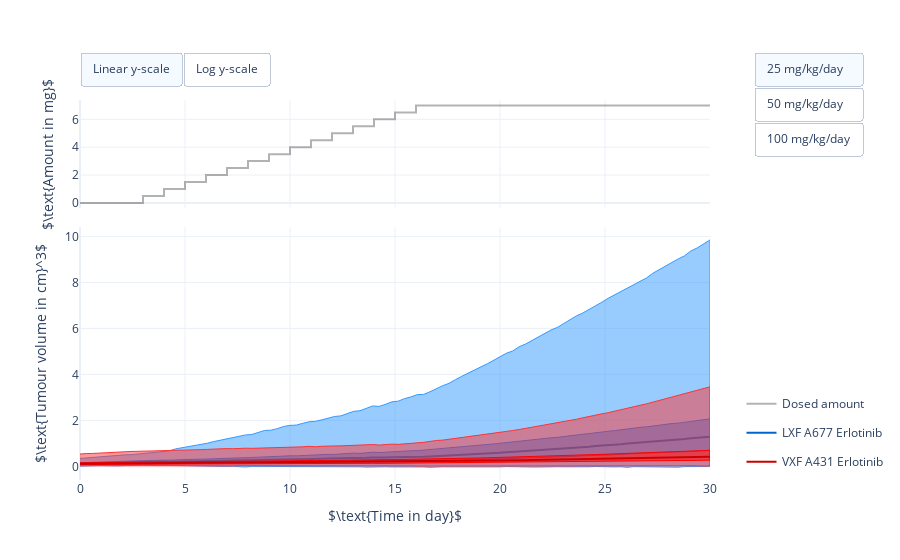

The code cell stored with this chart in its notebook:
### Code cell
#
# Illustrate population PKPD simulation.
#
# Needs above defined dosing regimens, percentiles, times, simulation results,
# and the population size:
# [dosing_regimens, percentiles, times, population_results, N]
#

# import plotly.io
import plotly.graph_objects as go
from plotly.subplots import make_subplots


# Create figure
#fig = go.Figure()
fig = make_subplots(rows=2, cols=1, shared_xaxes=True, row_heights=[0.3, 0.7], vertical_spacing=0.05)

# Plot simulations for different dosing strategies
for dose_id, dose_series in enumerate(dosing_time_series):
    # Plot administered drug
    fig.add_trace(
        go.Scatter(
            x=dose_series[0, :],
            y=dose_series[1, :],
            name="Dosed amount",
            hovertemplate=
                    "<b></b>Cumulative amount of compound<br>" +
                    "Time: %{x:.0f} day<br>" +
                    "Amount: %{y:.01f} mg<br>" +
                    "<extra></extra>",
            line=dict(color='rgb(0, 0, 0)'),
            mode='lines',
            opacity=0.3,
            visible = dose_id == 0),  # Only show first dosing regimen
        row=1,
        col=1)

    # Plot data LXF A677 Erlotinib
    # Plot 0th percentile to 100th precentile
    fig.add_trace(
        go.Scatter(
            x=np.hstack([times,times[::-1]]),
            y=np.hstack([
                population_results[0, dose_id, 0, :], 
                population_results[0, dose_id, 4, ::-1]]),
            line=dict(width=1, color='rgb(51, 153, 255)'),
            fill='toself',
            legendgroup="LXF A677 Erlotinib",
            name="0th to 100th percentile",
            hoverinfo='name',
            showlegend=False,
            visible = dose_id == 0),  # Only show first dosing regimen
        row=2,
        col=1)

    # Plot 25th percentile to 75th precentile
    fig.add_trace(
        go.Scatter(
            x=np.hstack([times,times[::-1]]),
            y=np.hstack([
                population_results[0, dose_id, 1, :], 
                population_results[0, dose_id, 3, ::-1]]),
            line=dict(width=1, color='rgb(0, 128, 255)'),
            fill='toself',
            legendgroup="LXF A677 Erlotinib",
            name="25th to 75th percentile",
            hoverinfo='name',
            showlegend=False,
            visible = dose_id == 0),  # Only show first dosing regimen
        row=2,
        col=1)

    # Plot Median
    fig.add_trace(
        go.Scatter(
            x=times,
            y=population_results[0, dose_id, 2, :],
            legendgroup="LXF A677 Erlotinib",
            name="LXF A677 Erlotinib",
            hovertemplate=
                    "<b></b>Median<br>" +
                    "Population size: %d<br>" % N +
                    "Time: %{x:.02f} day<br>" +
                    "Tumour volume: %{y:.02f} cm^3<br>" +
                    "<extra></extra>",
            line=dict(color='rgb(0, 102, 204)'),
            visible = dose_id == 0),  # Only show first dosing regimen
        row=2,
        col=1)

    # Plot data VXF A431 Erlotinib
    # Plot 0th percentile to 100th precentile
    fig.add_trace(
        go.Scatter(
            x=np.hstack([times,times[::-1]]),
            y=np.hstack([
                population_results[1, dose_id, 0, :], 
                population_results[1, dose_id, 4, ::-1]]),
            line=dict(width=1, color='rgb(255, 51, 51)'),
            fill='toself',
            legendgroup="VXF A431 Erlotinib",
            name="0th to 100th percentile",
            hoverinfo='name',
            showlegend=False,
            visible = dose_id == 0),  # Only show first dosing regimen
        row=2,
        col=1)

    # Plot 25th percentile to 75th precentile
    fig.add_trace(
        go.Scatter(
            x=np.hstack([times,times[::-1]]),
            y=np.hstack([
                population_results[1, dose_id, 1, :], 
                population_results[1, dose_id, 3, ::-1]]),
            line=dict(width=1, color='rgb(255, 0, 0)'),
            fill='toself',
            legendgroup="VXF A431 Erlotinib",
            name="25th to 75th percentile",
            hoverinfo='name',
            showlegend=False,
            visible = dose_id == 0),  # Only show first dosing regimen
        row=2,
        col=1)

    # Plot Median
    fig.add_trace(
        go.Scatter(
            x=times,
            y=population_results[1, dose_id, 2, :],
            legendgroup="VXF A431 Erlotinib",
            name="VXF A431 Erlotinib",
            hovertemplate=
                    "<b></b>Median<br>" +
                    "Population size: %d<br>" % N +
                    "Time: %{x:.02f} day<br>" +
                    "Tumour volume: %{y:.02f} cm^3<br>" +
                    "<extra></extra>",
            line=dict(color='rgb(204, 0, 0)'),
            visible = dose_id == 0),  # Only show first dosing regimen
        row=2,
        col=1)

# Set figure size
fig.update_layout(
    autosize=True,
    template="plotly_white")

# Set X axis label
fig.update_xaxes(title_text=r'$\text{Time in day}$', row=2, col=1)

# Set Y axes labels
fig.update_yaxes(title_text=r'$\text{Tumour volume in cm}^3$', row=2, col=1)
fig.update_yaxes(title_text=r'$\text{Amount in mg}$', row=1, col=1)

# Add switch between linear and log y-scale, and switches between dosing regimens
fig.update_layout(
    updatemenus=[
        dict(
            type = "buttons",
            direction = "right",
            buttons=list([
                dict(
                    args=[{"yaxis2.type": "linear"}],
                    label="Linear y-scale",
                    method="relayout"
                ),
                dict(
                    args=[{"yaxis2.type": "log"}],
                    label="Log y-scale",
                    method="relayout"
                )
            ]),
            pad={"r": 0, "t": -10},
            showactive=True,
            x=0.0,
            xanchor="left",
            y=1.1,
            yanchor="top"
        ),
        dict(
            type = "buttons",
            direction = "down",
            buttons=list([
                dict(
                    args=[{"visible": [True]*7 + [False]*7 + [False]*7}],
                    label="25 mg/kg/day",
                    method="restyle"
                ),
                dict(
                    args=[{"visible": [False]*7 + [True]*7 + [False]*7}],
                    label="50 mg/kg/day",
                    method="restyle"
                ),
                dict(
                    args=[{"visible": [False]*7 + [False]*7 + [True]*7}],
                    label="100 mg/kg/day",
                    method="restyle"
                )
            ]),
            pad={"r": 0, "t": -10},
            showactive=True,
            x=1.07,
            xanchor="left",
            y=1.1,
            yanchor="top"
        ),
    ]
)

# Position legend
fig.update_layout(legend=dict(
    yanchor="bottom",
    y=0.01,
    xanchor="left",
    x=1.05))

# Show figure
fig.show()

### Figure 1 — Plotly figure (JSON) as saved in the notebook; plotly's stock layout.template omitted (floating-point values rounded to 4 significant figures; data arrays with more than 128 entries replaced by an {"elided": "..."} marker saying what was removed)
{"data": [{"hovertemplate": "<b></b>Cumulative amount of compound<br>Time: %{x:.0f} day<br>Amount: %{y:.01f} mg<br><extra></extra>", "line": {"color": "rgb(0, 0, 0)"}, "mode": "lines", "name": "Dosed amount", "opacity": 0.3, "type": "scatter", "visible": true, "x": [0, 3, 3.001, 4, 4.001, 5, 5.001, 6, 6.001, 7, 7.001, 8, 8.001, 9, 9.001, 10, 10.0, 11, 11.0, 12, 12.0, 13, 13.0, 14, 14.0, 15, 15.0, 16, 16.0, 30], "xaxis": "x", "y": [0, 0, 0.5, 0.5, 1, 1, 1.5, 1.5, 2, 2, 2.5, 2.5, 3, 3, 3.5, 3.5, 4, 4, 4.5, 4.5, 5, 5, 5.5, 5.5, 6, 6, 6.5, 6.5, 7, 7], "yaxis": "y"}, {"fill": "toself", "hoverinfo": "name", "legendgroup": "LXF A677 Erlotinib", "line": {"color": "rgb(51, 153, 255)", "width": 1}, "name": "0th to 100th percentile", "showlegend": false, "type": "scatter", "visible": true, "x": {"elided": "200 float values"}, "xaxis": "x2", "y": {"elided": "200 float values"}, "yaxis": "y2"}, {"fill": "toself", "hoverinfo": "name", "legendgroup": "LXF A677 Erlotinib", "line": {"color": "rgb(0, 128, 255)", "width": 1}, "name": "25th to 75th percentile", "showlegend": false, "type": "scatter", "visible": true, "x": {"elided": "200 float values"}, "xaxis": "x2", "y": {"elided": "200 float values"}, "yaxis": "y2"}, {"hovertemplate": "<b></b>Median<br>Population size: 1000<br>Time: %{x:.02f} day<br>Tumour volume: %{y:.02f} cm^3<br><extra></extra>", "legendgroup": "LXF A677 Erlotinib", "line": {"color": "rgb(0, 102, 204)"}, "name": "LXF A677 Erlotinib", "type": "scatter", "visible": true, "x": [0, 0.303, 0.6061, 0.9091, 1.212, 1.515, 1.818, 2.121, 2.424, 2.727, 3.03, 3.333, 3.636, 3.939, 4.242, 4.545, 4.848, 5.152, 5.455, 5.758, 6.061, 6.364, 6.667, 6.97, 7.273, 7.576, 7.879, 8.182, 8.485, 8.788, 9.091, 9.394, 9.697, 10, 10.3, 10.61, 10.91, 11.21, 11.52, 11.82, 12.12, 12.42, 12.73, 13.03, 13.33, 13.64, 13.94, 14.24, 14.55, 14.85, 15.15, 15.45, 15.76, 16.06, 16.36, 16.67, 16.97, 17.27, 17.58, 17.88, 18.18, 18.48, 18.79, 19.09, 19.39, 19.7, 20, 20.3, 20.61, 20.91, 21.21, 21.52, 21.82, 22.12, 22.42, 22.73, 23.03, 23.33, 23.64, 23.94, 24.24, 24.55, 24.85, 25.15, 25.45, 25.76, 26.06, 26.36, 26.67, 26.97, 27.27, 27.58, 27.88, 28.18, 28.48, 28.79, 29.09, 29.39, 29.7, 30], "xaxis": "x2", "y": [0.1218, 0.1305, 0.136, 0.1428, 0.1499, 0.1556, 0.1664, 0.1751, 0.1825, 0.1911, 0.1934, 0.1957, 0.2017, 0.2104, 0.206, 0.2123, 0.2232, 0.2202, 0.2233, 0.2334, 0.2414, 0.2394, 0.2481, 0.2535, 0.2536, 0.262, 0.2724, 0.2742, 0.2771, 0.2866, 0.2889, 0.2938, 0.301, 0.312, 0.309, 0.3125, 0.3282, 0.3225, 0.332, 0.3406, 0.3421, 0.3468, 0.3538, 0.3654, 0.3641, 0.3725, 0.3846, 0.3755, 0.386, 0.4005, 0.3979, 0.4037, 0.4143, 0.4223, 0.4192, 0.4295, 0.4425, 0.454, 0.4714, 0.4868, 0.5022, 0.5172, 0.5358, 0.5563, 0.5702, 0.5866, 0.5993, 0.621, 0.6374, 0.6554, 0.6718, 0.698, 0.7114, 0.7342, 0.7487, 0.7689, 0.7859, 0.8002, 0.8259, 0.8421, 0.8582, 0.8861, 0.9006, 0.9167, 0.9385, 0.9671, 0.9936, 1.009, 1.03, 1.055, 1.082, 1.105, 1.121, 1.152, 1.17, 1.191, 1.226, 1.25, 1.269, 1.291], "yaxis": "y2"}, {"fill": "toself", "hoverinfo": "name", "legendgroup": "VXF A431 Erlotinib", "line": {"color": "rgb(255, 51, 51)", "width": 1}, "name": "0th to 100th percentile", "showlegend": false, "type": "scatter", "visible": true, "x": {"elided": "200 float values"}, "xaxis": "x2", "y": {"elided": "200 float values"}, "yaxis": "y2"}, {"fill": "toself", "hoverinfo": "name", "legendgroup": "VXF A431 Erlotinib", "line": {"color": "rgb(255, 0, 0)", "width": 1}, "name": "25th to 75th percentile", "showlegend": false, "type": "scatter", "visible": true, "x": {"elided": "200 float values"}, "xaxis": "x2", "y": {"elided": "200 float values"}, "yaxis": "y2"}, {"hovertemplate": "<b></b>Median<br>Population size: 1000<br>Time: %{x:.02f} day<br>Tumour volume: %{y:.02f} cm^3<br><extra></extra>", "legendgroup": "VXF A431 Erlotinib", "line": {"color": "rgb(204, 0, 0)"}, "name": "VXF A431 Erlotinib", "type": "scatter", "visible": true, "x": [0, 0.303, 0.6061, 0.9091, 1.212, 1.515, 1.818, 2.121, 2.424, 2.727, 3.03, 3.333, 3.636, 3.939, 4.242, 4.545, 4.848, 5.152, 5.455, 5.758, 6.061, 6.364, 6.667, 6.97, 7.273, 7.576, 7.879, 8.182, 8.485, 8.788, 9.091, 9.394, 9.697, 10, 10.3, 10.61, 10.91, 11.21, 11.52, 11.82, 12.12, 12.42, 12.73, 13.03, 13.33, 13.64, 13.94, 14.24, 14.55, 14.85, 15.15, 15.45, 15.76, 16.06, 16.36, 16.67, 16.97, 17.27, 17.58, 17.88, 18.18, 18.48, 18.79, 19.09, 19.39, 19.7, 20, 20.3, 20.61, 20.91, 21.21, 21.52, 21.82, 22.12, 22.42, 22.73, 23.03, 23.33, 23.64, 23.94, 24.24, 24.55, 24.85, 25.15, 25.45, 25.76, 26.06, 26.36, 26.67, 26.97, 27.27, 27.58, 27.88, 28.18, 28.48, 28.79, 29.09, 29.39, 29.7, 30], "xaxis": "x2", "y": [0.1149, 0.1171, 0.1186, 0.1214, 0.1231, 0.1251, 0.1277, 0.1302, 0.1324, 0.1358, 0.1364, 0.1367, 0.1381, 0.1418, 0.1403, 0.1422, 0.1445, 0.1452, 0.1452, 0.1487, 0.1501, 0.1484, 0.1519, 0.1557, 0.1549, 0.1568, 0.1589, 0.1596, 0.1616, 0.1637, 0.1644, 0.1659, 0.1696, 0.1729, 0.1721, 0.1734, 0.1756, 0.1765, 0.1783, 0.1796, 0.1819, 0.1827, 0.1851, 0.188, 0.1865, 0.1882, 0.1919, 0.1914, 0.195, 0.1989, 0.1987, 0.1997, 0.2034, 0.2056, 0.205, 0.2109, 0.2124, 0.2167, 0.2206, 0.2244, 0.2285, 0.2322, 0.2373, 0.2406, 0.2438, 0.2469, 0.2509, 0.2569, 0.2604, 0.265, 0.2695, 0.2749, 0.2797, 0.2843, 0.2887, 0.293, 0.2992, 0.3029, 0.3082, 0.3143, 0.3176, 0.3224, 0.3276, 0.3321, 0.3396, 0.3417, 0.3473, 0.354, 0.3599, 0.365, 0.3709, 0.3753, 0.3814, 0.388, 0.3946, 0.4015, 0.4049, 0.4116, 0.4214, 0.4248], "yaxis": "y2"}, {"hovertemplate": "<b></b>Cumulative amount of compound<br>Time: %{x:.0f} day<br>Amount: %{y:.01f} mg<br><extra></extra>", "line": {"color": "rgb(0, 0, 0)"}, "mode": "lines", "name": "Dosed amount", "opacity": 0.3, "type": "scatter", "visible": false, "x": [0, 3, 3.001, 4, 4.001, 5, 5.001, 6, 6.001, 7, 7.001, 8, 8.001, 9, 9.001, 10, 10.0, 11, 11.0, 12, 12.0, 13, 13.0, 14, 14.0, 15, 15.0, 16, 16.0, 30], "xaxis": "x", "y": [0, 0, 1, 1, 2, 2, 3, 3, 4, 4, 5, 5, 6, 6, 7, 7, 8, 8, 9, 9, 10, 10, 11, 11, 12, 12, 13, 13, 14, 14], "yaxis": "y"}, {"fill": "toself", "hoverinfo": "name", "legendgroup": "LXF A677 Erlotinib", "line": {"color": "rgb(51, 153, 255)", "width": 1}, "name": "0th to 100th percentile", "showlegend": false, "type": "scatter", "visible": false, "x": {"elided": "200 float values"}, "xaxis": "x2", "y": {"elided": "200 float values"}, "yaxis": "y2"}, {"fill": "toself", "hoverinfo": "name", "legendgroup": "LXF A677 Erlotinib", "line": {"color": "rgb(0, 128, 255)", "width": 1}, "name": "25th to 75th percentile", "showlegend": false, "type": "scatter", "visible": false, "x": {"elided": "200 float values"}, "xaxis": "x2", "y": {"elided": "200 float values"}, "yaxis": "y2"}, {"hovertemplate": "<b></b>Median<br>Population size: 1000<br>Time: %{x:.02f} day<br>Tumour volume: %{y:.02f} cm^3<br><extra></extra>", "legendgroup": "LXF A677 Erlotinib", "line": {"color": "rgb(0, 102, 204)"}, "name": "LXF A677 Erlotinib", "type": "scatter", "visible": false, "x": [0, 0.303, 0.6061, 0.9091, 1.212, 1.515, 1.818, 2.121, 2.424, 2.727, 3.03, 3.333, 3.636, 3.939, 4.242, 4.545, 4.848, 5.152, 5.455, 5.758, 6.061, 6.364, 6.667, 6.97, 7.273, 7.576, 7.879, 8.182, 8.485, 8.788, 9.091, 9.394, 9.697, 10, 10.3, 10.61, 10.91, 11.21, 11.52, 11.82, 12.12, 12.42, 12.73, 13.03, 13.33, 13.64, 13.94, 14.24, 14.55, 14.85, 15.15, 15.45, 15.76, 16.06, 16.36, 16.67, 16.97, 17.27, 17.58, 17.88, 18.18, 18.48, 18.79, 19.09, 19.39, 19.7, 20, 20.3, 20.61, 20.91, 21.21, 21.52, 21.82, 22.12, 22.42, 22.73, 23.03, 23.33, 23.64, 23.94, 24.24, 24.55, 24.85, 25.15, 25.45, 25.76, 26.06, 26.36, 26.67, 26.97, 27.27, 27.58, 27.88, 28.18, 28.48, 28.79, 29.09, 29.39, 29.7, 30], "xaxis": "x2", "y": [0.1239, 0.1303, 0.1372, 0.1434, 0.1498, 0.1582, 0.1656, 0.1715, 0.1791, 0.188, 0.1972, 0.1819, 0.1885, 0.1959, 0.1822, 0.1855, 0.1954, 0.187, 0.1856, 0.1949, 0.1996, 0.1888, 0.1982, 0.2042, 0.1931, 0.1976, 0.2086, 0.1977, 0.2018, 0.2099, 0.2086, 0.2018, 0.2092, 0.2155, 0.205, 0.2107, 0.2205, 0.2098, 0.2121, 0.2177, 0.2129, 0.2127, 0.2213, 0.2283, 0.2163, 0.219, 0.2287, 0.2147, 0.2252, 0.2291, 0.2221, 0.2271, 0.2351, 0.2342, 0.223, 0.2304, 0.2407, 0.2439, 0.2647, 0.2726, 0.2829, 0.2931, 0.3004, 0.3119, 0.3285, 0.3365, 0.3495, 0.3665, 0.3781, 0.391, 0.4041, 0.4113, 0.4338, 0.4402, 0.457, 0.4645, 0.4799, 0.4985, 0.5116, 0.5255, 0.5458, 0.5532, 0.574, 0.5921, 0.6029, 0.6237, 0.6395, 0.6528, 0.6714, 0.6754, 0.7049, 0.7253, 0.7409, 0.7582, 0.773, 0.791, 0.8099, 0.8279, 0.8573, 0.8683], "yaxis": "y2"}, {"fill": "toself", "hoverinfo": "name", "legendgroup": "VXF A431 Erlotinib", "line": {"color": "rgb(255, 51, 51)", "width": 1}, "name": "0th to 100th percentile", "showlegend": false, "type": "scatter", "visible": false, "x": {"elided": "200 float values"}, "xaxis": "x2", "y": {"elided": "200 float values"}, "yaxis": "y2"}, {"fill": "toself", "hoverinfo": "name", "legendgroup": "VXF A431 Erlotinib", "line": {"color": "rgb(255, 0, 0)", "width": 1}, "name": "25th to 75th percentile", "showlegend": false, "type": "scatter", "visible": false, "x": {"elided": "200 float values"}, "xaxis": "x2", "y": {"elided": "200 float values"}, "yaxis": "y2"}, {"hovertemplate": "<b></b>Median<br>Population size: 1000<br>Time: %{x:.02f} day<br>Tumour volume: %{y:.02f} cm^3<br><extra></extra>", "legendgroup": "VXF A431 Erlotinib", "line": {"color": "rgb(204, 0, 0)"}, "name": "VXF A431 Erlotinib", "type": "scatter", "visible": false, "x": [0, 0.303, 0.6061, 0.9091, 1.212, 1.515, 1.818, 2.121, 2.424, 2.727, 3.03, 3.333, 3.636, 3.939, 4.242, 4.545, 4.848, 5.152, 5.455, 5.758, 6.061, 6.364, 6.667, 6.97, 7.273, 7.576, 7.879, 8.182, 8.485, 8.788, 9.091, 9.394, 9.697, 10, 10.3, 10.61, 10.91, 11.21, 11.52, 11.82, 12.12, 12.42, 12.73, 13.03, 13.33, 13.64, 13.94, 14.24, 14.55, 14.85, 15.15, 15.45, 15.76, 16.06, 16.36, 16.67, 16.97, 17.27, 17.58, 17.88, 18.18, 18.48, 18.79, 19.09, 19.39, 19.7, 20, 20.3, 20.61, 20.91, 21.21, 21.52, 21.82, 22.12, 22.42, 22.73, 23.03, 23.33, 23.64, 23.94, 24.24, 24.55, 24.85, 25.15, 25.45, 25.76, 26.06, 26.36, 26.67, 26.97, 27.27, 27.58, 27.88, 28.18, 28.48, 28.79, 29.09, 29.39, 29.7, 30], "xaxis": "x2", "y": [0.1143, 0.1162, 0.119, 0.1211, 0.123, 0.1252, 0.127, 0.1302, 0.1322, 0.1343, 0.136, 0.1329, 0.1349, 0.1375, 0.1332, 0.1349, 0.1362, 0.1354, 0.1357, 0.138, 0.1376, 0.1365, 0.1381, 0.1413, 0.1379, 0.1403, 0.1426, 0.1381, 0.1405, 0.1418, 0.1407, 0.1406, 0.1428, 0.1444, 0.1419, 0.145, 0.1442, 0.1425, 0.1446, 0.1462, 0.1449, 0.1441, 0.1471, 0.1492, 0.1449, 0.1453, 0.1512, 0.1484, 0.1498, 0.1513, 0.1507, 0.1495, 0.1535, 0.1535, 0.1524, 0.1529, 0.1553, 0.1593, 0.1613, 0.1634, 0.1675, 0.17, 0.1728, 0.1764, 0.1793, 0.1821, 0.1848, 0.1879, 0.1907, 0.1949, 0.1986, 0.2004, 0.2042, 0.2082, 0.2135, 0.2143, 0.2195, 0.2232, 0.2283, 0.2317, 0.2368, 0.239, 0.2424, 0.2478, 0.2543, 0.2592, 0.2639, 0.2657, 0.271, 0.2749, 0.282, 0.2883, 0.2894, 0.2956, 0.2978, 0.3063, 0.308, 0.3149, 0.318, 0.3249], "yaxis": "y2"}, {"hovertemplate": "<b></b>Cumulative amount of compound<br>Time: %{x:.0f} day<br>Amount: %{y:.01f} mg<br><extra></extra>", "line": {"color": "rgb(0, 0, 0)"}, "mode": "lines", "name": "Dosed amount", "opacity": 0.3, "type": "scatter", "visible": false, "x": [0, 3, 3.001, 4, 4.001, 5, 5.001, 6, 6.001, 7, 7.001, 8, 8.001, 9, 9.001, 10, 10.0, 11, 11.0, 12, 12.0, 13, 13.0, 14, 14.0, 15, 15.0, 16, 16.0, 30], "xaxis": "x", "y": [0, 0, 2, 2, 4, 4, 6, 6, 8, 8, 10, 10, 12, 12, 14, 14, 16, 16, 18, 18, 20, 20, 22, 22, 24, 24, 26, 26, 28, 28], "yaxis": "y"}, {"fill": "toself", "hoverinfo": "name", "legendgroup": "LXF A677 Erlotinib", "line": {"color": "rgb(51, 153, 255)", "width": 1}, "name": "0th to 100th percentile", "showlegend": false, "type": "scatter", "visible": false, "x": {"elided": "200 float values"}, "xaxis": "x2", "y": {"elided": "200 float values"}, "yaxis": "y2"}, {"fill": "toself", "hoverinfo": "name", "legendgroup": "LXF A677 Erlotinib", "line": {"color": "rgb(0, 128, 255)", "width": 1}, "name": "25th to 75th percentile", "showlegend": false, "type": "scatter", "visible": false, "x": {"elided": "200 float values"}, "xaxis": "x2", "y": {"elided": "200 float values"}, "yaxis": "y2"}, {"hovertemplate": "<b></b>Median<br>Population size: 1000<br>Time: %{x:.02f} day<br>Tumour volume: %{y:.02f} cm^3<br><extra></extra>", "legendgroup": "LXF A677 Erlotinib", "line": {"color": "rgb(0, 102, 204)"}, "name": "LXF A677 Erlotinib", "type": "scatter", "visible": false, "x": [0, 0.303, 0.6061, 0.9091, 1.212, 1.515, 1.818, 2.121, 2.424, 2.727, 3.03, 3.333, 3.636, 3.939, 4.242, 4.545, 4.848, 5.152, 5.455, 5.758, 6.061, 6.364, 6.667, 6.97, 7.273, 7.576, 7.879, 8.182, 8.485, 8.788, 9.091, 9.394, 9.697, 10, 10.3, 10.61, 10.91, 11.21, 11.52, 11.82, 12.12, 12.42, 12.73, 13.03, 13.33, 13.64, 13.94, 14.24, 14.55, 14.85, 15.15, 15.45, 15.76, 16.06, 16.36, 16.67, 16.97, 17.27, 17.58, 17.88, 18.18, 18.48, 18.79, 19.09, 19.39, 19.7, 20, 20.3, 20.61, 20.91, 21.21, 21.52, 21.82, 22.12, 22.42, 22.73, 23.03, 23.33, 23.64, 23.94, 24.24, 24.55, 24.85, 25.15, 25.45, 25.76, 26.06, 26.36, 26.67, 26.97, 27.27, 27.58, 27.88, 28.18, 28.48, 28.79, 29.09, 29.39, 29.7, 30], "xaxis": "x2", "y": [0.1235, 0.1302, 0.1375, 0.142, 0.1491, 0.1601, 0.1633, 0.1745, 0.1811, 0.189, 0.1912, 0.1607, 0.1634, 0.1693, 0.1477, 0.1453, 0.1542, 0.1358, 0.1323, 0.1397, 0.1359, 0.1216, 0.1262, 0.1309, 0.111, 0.1133, 0.1172, 0.1087, 0.1036, 0.108, 0.1012, 0.09432, 0.09756, 0.1013, 0.08704, 0.08859, 0.09418, 0.08182, 0.08602, 0.08693, 0.08176, 0.07716, 0.07877, 0.08256, 0.0723, 0.07171, 0.0791, 0.06677, 0.06682, 0.07139, 0.06317, 0.06278, 0.06479, 0.06419, 0.05639, 0.06237, 0.06525, 0.06658, 0.07191, 0.0755, 0.07723, 0.07961, 0.08281, 0.09061, 0.09785, 0.1026, 0.1069, 0.1091, 0.1126, 0.1252, 0.1332, 0.1341, 0.138, 0.1425, 0.1522, 0.1582, 0.1661, 0.1741, 0.1801, 0.1816, 0.1977, 0.2055, 0.2061, 0.2242, 0.2283, 0.2411, 0.2486, 0.2541, 0.2719, 0.2738, 0.2841, 0.2938, 0.3065, 0.3156, 0.3286, 0.3404, 0.352, 0.3625, 0.3793, 0.3795], "yaxis": "y2"}, {"fill": "toself", "hoverinfo": "name", "legendgroup": "VXF A431 Erlotinib", "line": {"color": "rgb(255, 51, 51)", "width": 1}, "name": "0th to 100th percentile", "showlegend": false, "type": "scatter", "visible": false, "x": {"elided": "200 float values"}, "xaxis": "x2", "y": {"elided": "200 float values"}, "yaxis": "y2"}, {"fill": "toself", "hoverinfo": "name", "legendgroup": "VXF A431 Erlotinib", "line": {"color": "rgb(255, 0, 0)", "width": 1}, "name": "25th to 75th percentile", "showlegend": false, "type": "scatter", "visible": false, "x": {"elided": "200 float values"}, "xaxis": "x2", "y": {"elided": "200 float values"}, "yaxis": "y2"}, {"hovertemplate": "<b></b>Median<br>Population size: 1000<br>Time: %{x:.02f} day<br>Tumour volume: %{y:.02f} cm^3<br><extra></extra>", "legendgroup": "VXF A431 Erlotinib", "line": {"color": "rgb(204, 0, 0)"}, "name": "VXF A431 Erlotinib", "type": "scatter", "visible": false, "x": [0, 0.303, 0.6061, 0.9091, 1.212, 1.515, 1.818, 2.121, 2.424, 2.727, 3.03, 3.333, 3.636, 3.939, 4.242, 4.545, 4.848, 5.152, 5.455, 5.758, 6.061, 6.364, 6.667, 6.97, 7.273, 7.576, 7.879, 8.182, 8.485, 8.788, 9.091, 9.394, 9.697, 10, 10.3, 10.61, 10.91, 11.21, 11.52, 11.82, 12.12, 12.42, 12.73, 13.03, 13.33, 13.64, 13.94, 14.24, 14.55, 14.85, 15.15, 15.45, 15.76, 16.06, 16.36, 16.67, 16.97, 17.27, 17.58, 17.88, 18.18, 18.48, 18.79, 19.09, 19.39, 19.7, 20, 20.3, 20.61, 20.91, 21.21, 21.52, 21.82, 22.12, 22.42, 22.73, 23.03, 23.33, 23.64, 23.94, 24.24, 24.55, 24.85, 25.15, 25.45, 25.76, 26.06, 26.36, 26.67, 26.97, 27.27, 27.58, 27.88, 28.18, 28.48, 28.79, 29.09, 29.39, 29.7, 30], "xaxis": "x2", "y": [0.1148, 0.1159, 0.119, 0.1215, 0.1239, 0.1249, 0.1275, 0.1293, 0.133, 0.1359, 0.1363, 0.1263, 0.1279, 0.1298, 0.122, 0.1231, 0.1243, 0.1202, 0.1184, 0.1195, 0.1188, 0.1131, 0.1153, 0.1175, 0.1103, 0.112, 0.1141, 0.1089, 0.108, 0.109, 0.1082, 0.1056, 0.1066, 0.1063, 0.101, 0.1012, 0.1022, 0.09897, 0.09912, 0.1001, 0.09661, 0.09636, 0.09797, 0.0971, 0.09265, 0.095, 0.095, 0.09006, 0.09026, 0.09386, 0.0891, 0.08778, 0.08973, 0.0883, 0.08689, 0.08565, 0.08782, 0.09016, 0.09235, 0.09288, 0.09328, 0.09602, 0.09792, 0.09944, 0.09962, 0.1027, 0.1051, 0.1066, 0.1082, 0.1095, 0.1113, 0.1137, 0.1143, 0.1168, 0.12, 0.122, 0.1232, 0.1259, 0.1265, 0.1283, 0.1316, 0.1346, 0.1359, 0.1373, 0.1393, 0.144, 0.1457, 0.1486, 0.1494, 0.1518, 0.1531, 0.1569, 0.16, 0.1642, 0.1641, 0.1672, 0.1719, 0.1728, 0.1778, 0.1812], "yaxis": "y2"}], "layout": {"autosize": true, "legend": {"x": 1.05, "xanchor": "left", "y": 0.01, "yanchor": "bottom"}, "updatemenus": [{"buttons": [{"args": [{"yaxis2.type": "linear"}], "label": "Linear y-scale", "method": "relayout"}, {"args": [{"yaxis2.type": "log"}], "label": "Log y-scale", "method": "relayout"}], "direction": "right", "pad": {"r": 0, "t": -10}, "showactive": true, "type": "buttons", "x": 0, "xanchor": "left", "y": 1.1, "yanchor": "top"}, {"buttons": [{"args": [{"visible": [true, true, true, true, true, true, true, false, false, false, false, false, false, false, false, false, false, false, false, false, false]}], "label": "25 mg/kg/day", "method": "restyle"}, {"args": [{"visible": [false, false, false, false, false, false, false, true, true, true, true, true, true, true, false, false, false, false, false, false, false]}], "label": "50 mg/kg/day", "method": "restyle"}, {"args": [{"visible": [false, false, false, false, false, false, false, false, false, false, false, false, false, false, true, true, true, true, true, true, true]}], "label": "100 mg/kg/day", "method": "restyle"}], "direction": "down", "pad": {"r": 0, "t": -10}, "showactive": true, "type": "buttons", "x": 1.07, "xanchor": "left", "y": 1.1, "yanchor": "top"}], "xaxis": {"anchor": "y", "domain": [0, 1], "matches": "x2", "showticklabels": false}, "xaxis2": {"anchor": "y2", "domain": [0, 1], "title": {"text": "$\\text{Time in day}$"}}, "yaxis": {"anchor": "x", "domain": [0.715, 1], "title": {"text": "$\\text{Amount in mg}$"}}, "yaxis2": {"anchor": "x2", "domain": [0, 0.665], "title": {"text": "$\\text{Tumour volume in cm}^3$"}}}}
